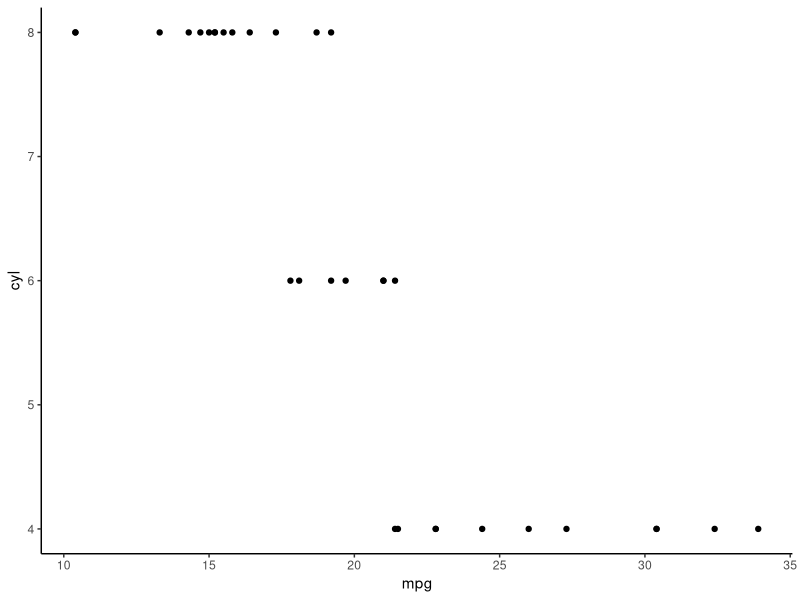

This figure's R source:
library(ggplot2)

# download cars dataset
data(mtcars)

# make a figure
ggplot(mtcars) +
  geom_point(aes(mpg, cyl)) + 
  theme_classic()
